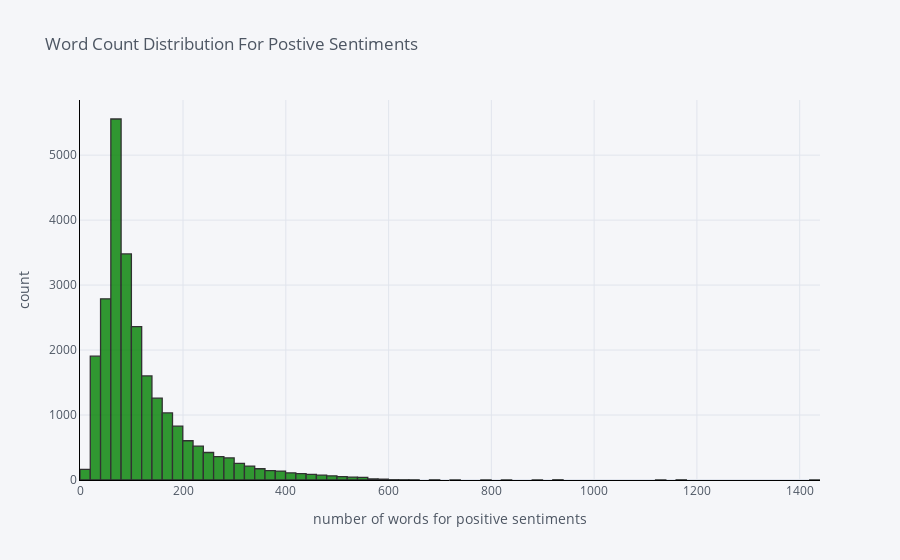

Notebook source saved alongside this figure:
### Code cell
import cufflinks as cf
cf.go_offline()
cf.set_config_file(offline=False, world_readable=True)

pos['num_words'].iplot(
    kind='hist',
    bins=100,
    xTitle='number of words for positive sentiments',
    linecolor='black',
    color="green",
    yTitle='count',
    title='Word Count Distribution For Postive Sentiments')

### Figure 1 — Plotly figure (JSON) as saved in the notebook; plotly's stock layout.template omitted (floating-point values rounded to 4 significant figures; data arrays with more than 128 entries replaced by an {"elided": "..."} marker saying what was removed)
{"data": [{"histfunc": "count", "histnorm": "", "marker": {"color": "rgba(0, 128, 0, 1.0)", "line": {"color": "#000000", "width": 1.3}}, "name": "num_words", "nbinsx": 100, "opacity": 0.8, "orientation": "v", "type": "histogram", "x": {"elided": "24774 int values"}}], "layout": {"autosize": true, "barmode": "overlay", "legend": {"bgcolor": "#F5F6F9", "font": {"color": "#4D5663"}}, "paper_bgcolor": "#F5F6F9", "plot_bgcolor": "#F5F6F9", "title": {"font": {"color": "#4D5663"}, "text": "Word Count Distribution For Postive Sentiments"}, "xaxis": {"autorange": true, "gridcolor": "#E1E5ED", "linecolor": "black", "range": [-0.5, 1440.0], "showgrid": true, "tickfont": {"color": "#4D5663"}, "title": {"font": {"color": "#4D5663"}, "text": "number of words for positive sentiments"}, "type": "linear", "zerolinecolor": "#E1E5ED"}, "yaxis": {"autorange": true, "gridcolor": "#E1E5ED", "linecolor": "black", "range": [0, 5848.0], "showgrid": true, "tickfont": {"color": "#4D5663"}, "title": {"font": {"color": "#4D5663"}, "text": "count"}, "zerolinecolor": "#E1E5ED"}}}
